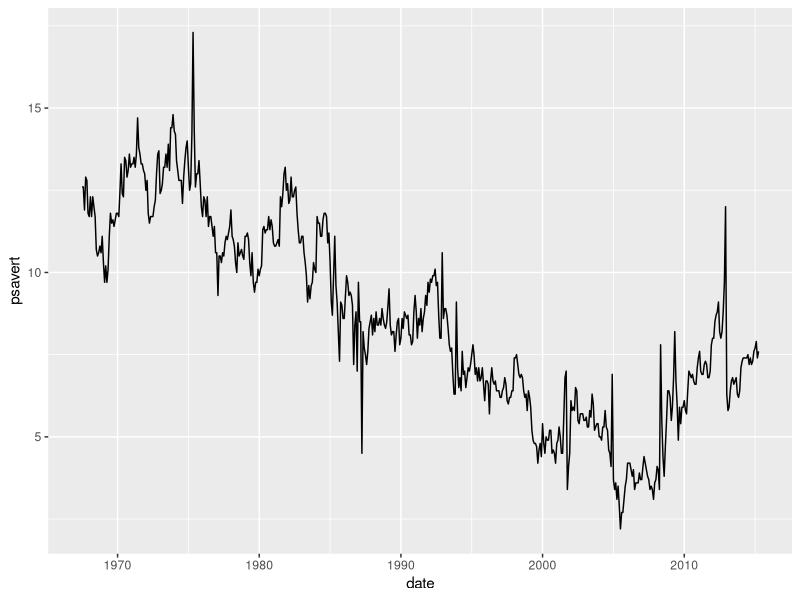
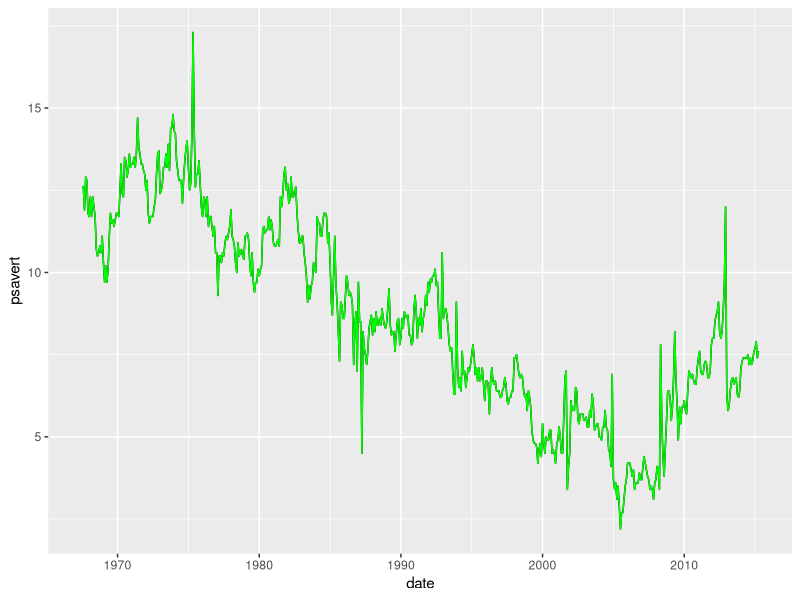
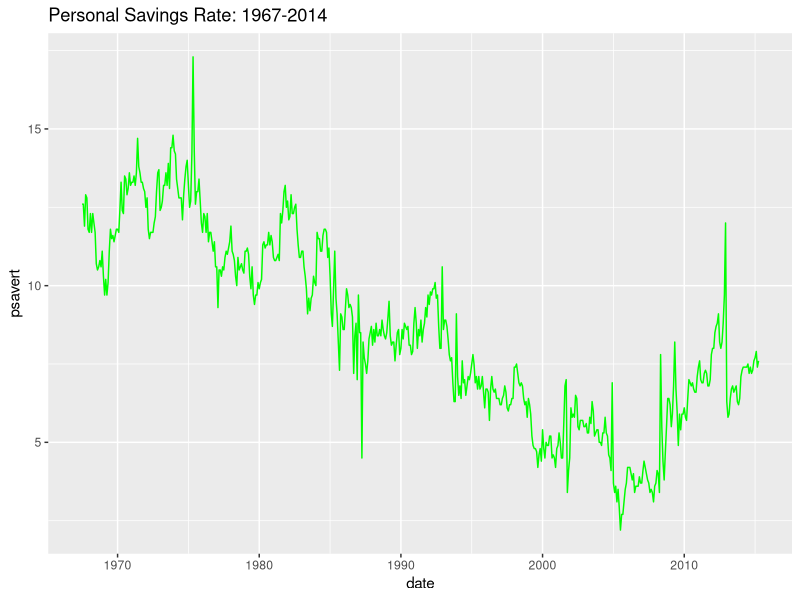
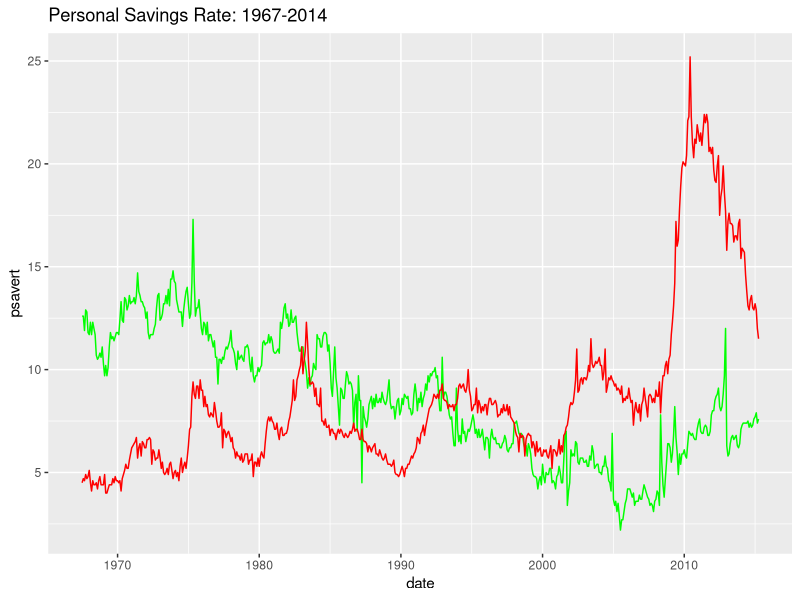
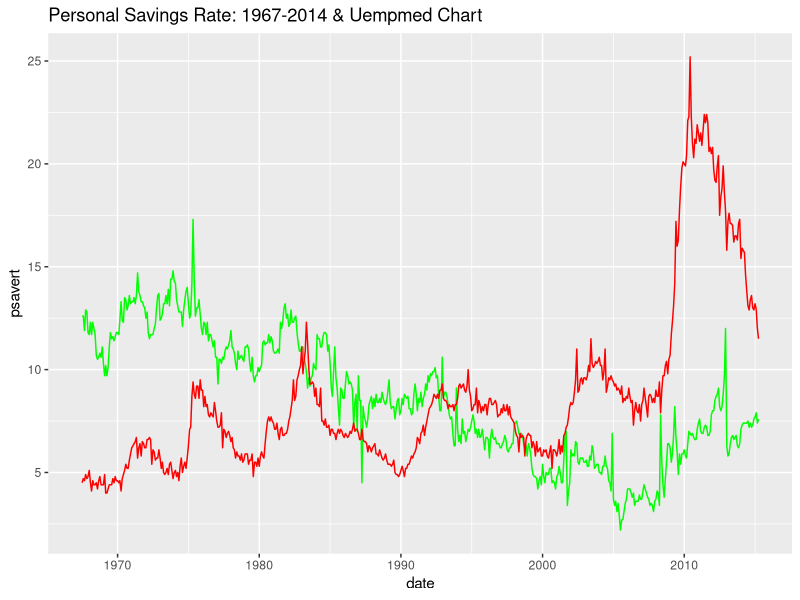
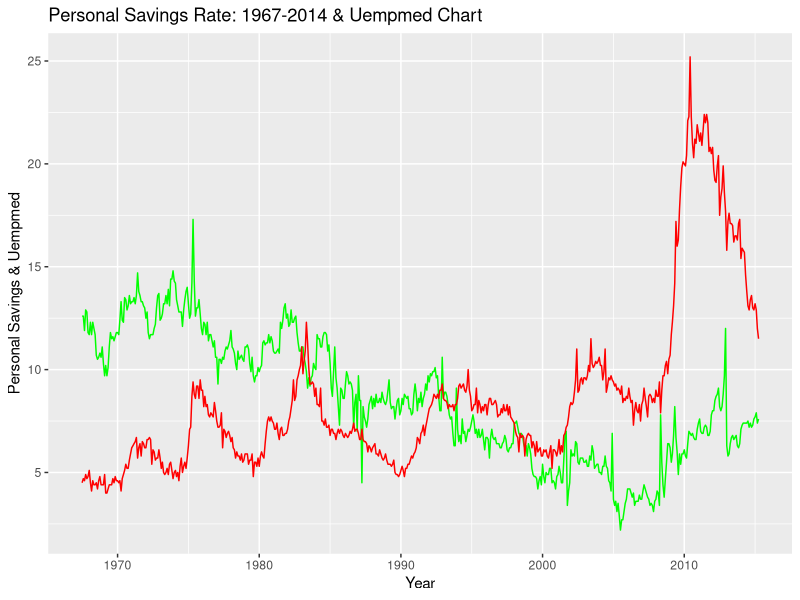
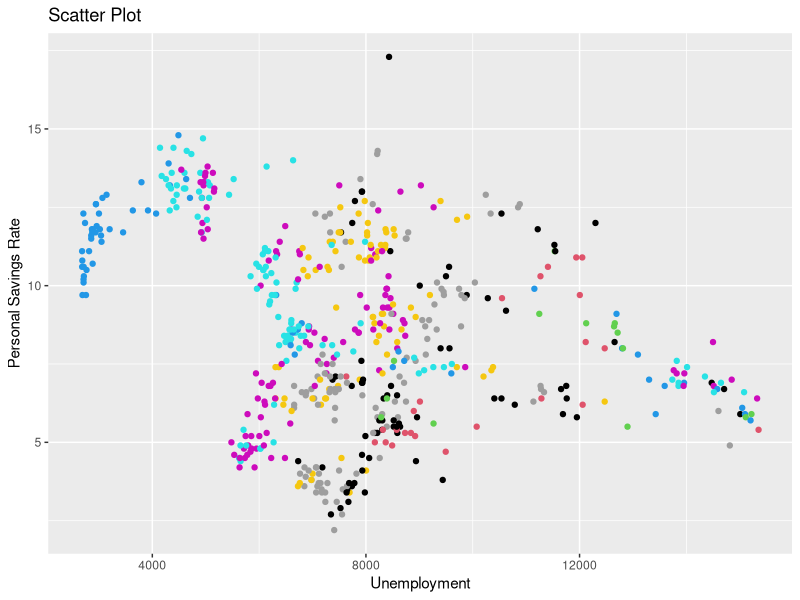

Recreate these plots in R, in order.
# Lab 5, Team 1
# Patrick Walsh, Mark Stiles, Blessy Thomas, Hannah VanTilburg, Kelsey Kirby

# 0. load the ggplot library
library(ggplot2)

#1. Run those two lines of code. What happens? 
# How do you actually “invoke” the plot (i.e., how do you get it to draw in the plot window)? 
myPlot <- ggplot(economics, aes(x=date))  # This line loads the economics dataset and sets the X axis to date
myPlot <- myPlot + geom_line(aes(y=psavert))  # This line specifies the type of chart as a line chart and sets Y axis to psavert
myPlot  # This line invokes the chart


#2. Run help("economics") to find out the meaning of the psavert variable. 
help("economics")

#3. Examine the plot to estimate when the personal savings rate reached its maximum value. 
# Also examine the plot to estimate when the personal savings rate reached its minimum value. 
# The personal savings rate reached its max value around 1975-1976.
# The personal savings rate reached its min value around 2006.

#4. Use which.max( ) and which.min( ) to verify your guesses from problem 3. 
which.max(economics$psavert)  # <---get index
economics[95,]

which.min(economics$psavert)  # <---get index
economics[457,]

#5. Change the color of the plot line to green. Hint: Changing a line to a constant color happens in the specification of the geometry. 
myPlot <- myPlot + geom_line(aes(y=psavert), color="green")
myPlot

#6. Add a title to the plot with the ggtitle("Put title here") sub-command. 
# The title "Personal Savings Rate: 1967-2014" would be a good choice. 
# This is the end of the first breakout session. Please send a chat message to your instructor when you are finished. 
myPlot <- ggplot(economics, aes(x=date))+
  geom_line(aes(y=psavert), color="green")+
  ggtitle("Personal Savings Rate: 1967-2014")
myPlot

###Second Breakout Session Starts Here 



#7. Add another data series to your plot to show the variable uempmed as a red line. 
myPlot <- ggplot(economics, aes(x=date))+
  geom_line(aes(y=psavert), color="green")+
  geom_line(aes(y=uempmed), color="red")+
  ggtitle("Personal Savings Rate: 1967-2014")
myPlot 

#8. Change the title of the plot to mention both variables.
myPlot <- ggplot(economics, aes(x=date))+
  geom_line(aes(y=psavert), color="green")+
  geom_line(aes(y=uempmed), color="red")+
  ggtitle("Personal Savings Rate: 1967-2014 & Uempmed Chart")
myPlot  

#9. You can modify the axis labels in a ggplot with ylab( ) and xlab( ) subcommands. 
# Change the axis labeling as needed to account for plotting both psavert and uempmed in the same window. 
myPlot <- ggplot(economics, aes(x=date))+
  geom_line(aes(y=psavert), color="green")+
  geom_line(aes(y=uempmed), color="red")+
  xlab("Year")+
  ylab("Personal Savings & Uempmed")+
  ggtitle("Personal Savings Rate: 1967-2014 & Uempmed Chart")
myPlot 

#10. Create one last plot, creating a scatter plot, having the unemploy on the x-axis, psavert on the yaxis. 
# Color each point based on the uempmed. 
myPlot <- ggplot(economics, aes(x=unemploy, y=psavert))+
  geom_point(color=economics$uempmed)+
  xlab("Unemployment")+
  ylab("Personal Savings Rate")+
  ggtitle("Scatter Plot")
myPlot


#11. Interpret what you see in this last graph 
# Most people have a personal savings rate of around 5%. 

#12. Make sure your code has nice comments!
# nice!

